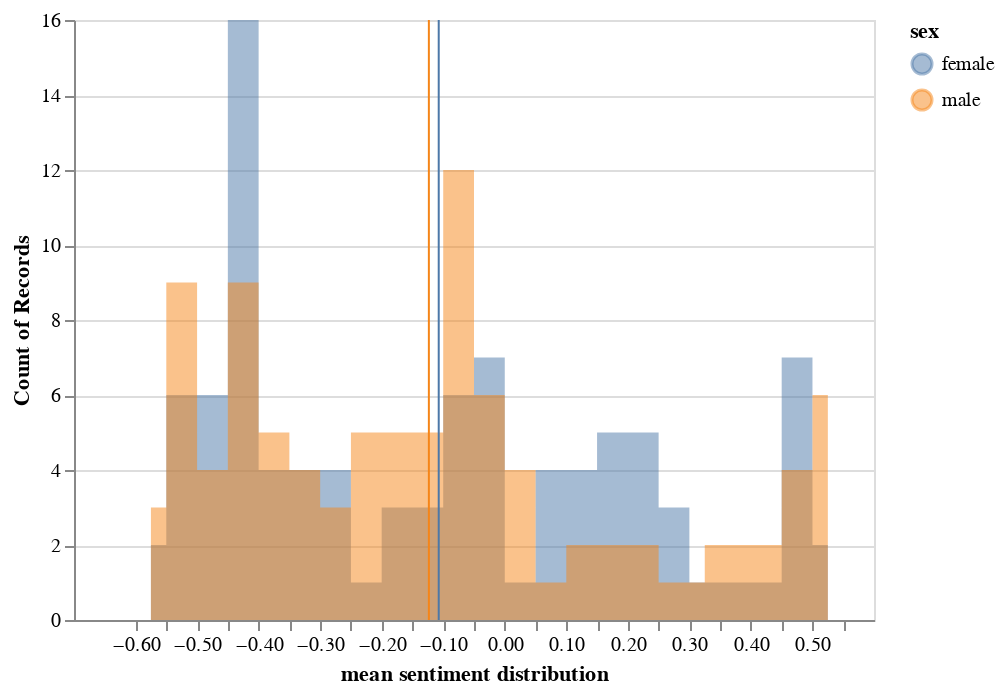

Notebook code cell kept with this figure:
### Markdown cell above
## Sentiment score by sex

### Code cell
source = forced_grouped_score
hist_forced_sex_com = alt.Chart(source).mark_area(
    opacity=0.5,
    interpolate='step'
).encode(
    alt.X('sentimentScore:Q', bin=alt.Bin(maxbins=30), title='mean sentiment distribution'),
    alt.Y('count()',  stack=None),
    alt.Color('sex'))

rule = alt.Chart(source).mark_rule(color='red').encode(
    x=alt.X('sentimentScore:Q', aggregate='mean'),
    color=alt.Color('sex'))

hist_forced_sex_com = hist_forced_sex_com + rule
hist_forced_sex_com

### Figure 1 — Vega-Lite specification as saved in the notebook (floating-point values rounded to 4 significant figures; data arrays with more than 128 entries replaced by an {"elided": "..."} marker saying what was removed)
{"config": {"view": {"continuousWidth": 400, "continuousHeight": 300}}, "layer": [{"mark": {"type": "area", "interpolate": "step", "opacity": 0.5}, "encoding": {"color": {"type": "nominal", "field": "sex"}, "x": {"type": "quantitative", "bin": {"maxbins": 30}, "field": "sentimentScore", "title": "mean sentiment distribution"}, "y": {"type": "quantitative", "aggregate": "count", "stack": null}}}, {"mark": {"type": "rule", "color": "red"}, "encoding": {"color": {"type": "nominal", "field": "sex"}, "x": {"type": "quantitative", "aggregate": "mean", "field": "sentimentScore"}}}], "data": {"name": "data-99eb8c8c60efe793b464ee589aa631da"}, "$schema": "https://vega.github.io/schema/vega-lite/v4.8.1.json", "datasets": {"data-99eb8c8c60efe793b464ee589aa631da": {"elided": "192 records"}}}
